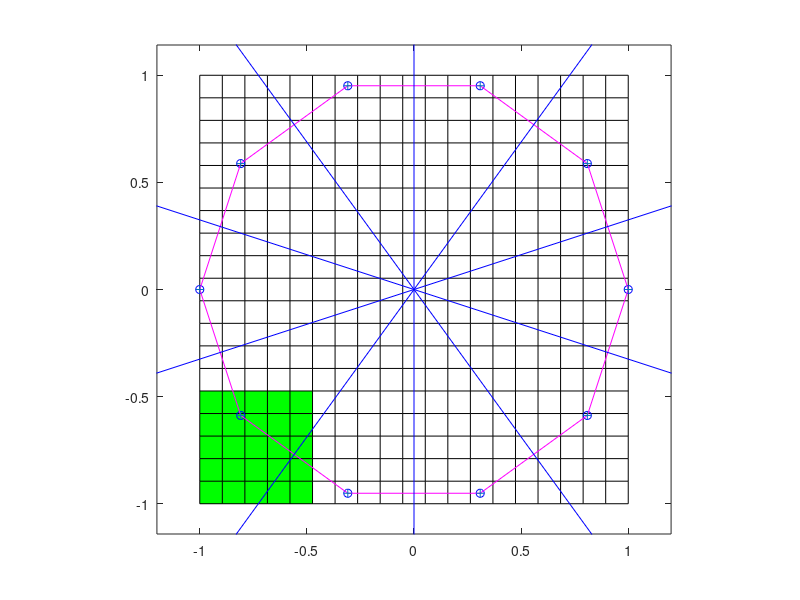

MATLAB code to generate this figure: (Note: this script raises an error after producing the figure.)
function ICpathController()
% Based on
% algorithm1, @article{SolteroEtAlIJRR14VoronoiPathPlanning,
%   author = {D. E. Soltero and M. Schwager and D. Rus},
%   title = {Decentralized path planning for coverage tasks using gradient descent adaptive control},
%   journal = {International Journal of Robotics Research},
%   month = {March},
%   year = {2014},
%   volume = {33},
%   number = {3},
%   pages = {401--425}
% }
%
% Srikanth and Aaron T. Becker
%
%  TODO: 
% 0. fix the enpoint point i-1, i+1 problems
% 1. draw the centroids of the 'interesting regions' inside each
%  waypoint's voronoi cell.
% 
% Date 2/11/2015

% generate waypoints and a path
n = 10;
theta = linspace(0,2*pi*(1-1/n),n)';
waypoints = [cos(theta),sin(theta)];
numIters = 5;
f = figure(1);
set(f,'Name','IC path controller')
%make out interesting function
szInteresting = 20;
phi = zeros(szInteresting,szInteresting);
phi(1:5,1:5) = 1;  %these are interesting!
[mX,mY] = meshgrid(linspace(-1,1,szInteresting),linspace(-1,1,szInteresting));
pcolor(mX,mY,phi)
colormap([1,1,1;0,1,0])
hold on



hWaypoints = plot(waypoints(:,1),waypoints(:,2),'bo');
axis equal

hPath = line([waypoints(:,1);waypoints(1,1)],[waypoints(:,2);waypoints(1,2)],'color','m');

for j = 1:numIters
 %plot the interesting function phi
 waypoints =  moveWaypoints(waypoints);
 % draw the waypoints
    set(hWaypoints,'xdata',waypoints(:,1),'ydata',waypoints(:,2));
    axis equal
    set(hPath,'xdata', [waypoints(:,1);waypoints(1,1)],'ydata',[waypoints(:,2);waypoints(1,2)]);
 
 
end
 
 


    function newWayPoints =  moveWaypoints(waypoints)
        % algorithm 1
        
        for i = 1:size(waypoints,1)
            %compute the waypoint's Voronoi Partition
            voronoi(waypoints(:,1),waypoints(:,2));  %just for visualization
            %Note   For the topology of the Voronoi diagram, i.e., the vertices for each Voronoi cell, use voronoin.
  
              
            % compute C_i according to 3
            % do a for loop over every entry in phi and assign this value to the mass of the correct waypoint.
            

            
            
            % Obtain neighbor weighpoint locations p
            pim1 = waypoints(i-1,:);  %todo: add if statements if i = 1 or i = n
            pip1 = waypoints(i+1,:);
            
            %compute u_i^r according to (5)
            uir = 1; %TODO
            
            %update p_i according to (5)
            waypoints(i,:) = waypoints(i,:) + Kmove*uir;
            
            
        end
        
    end



end




